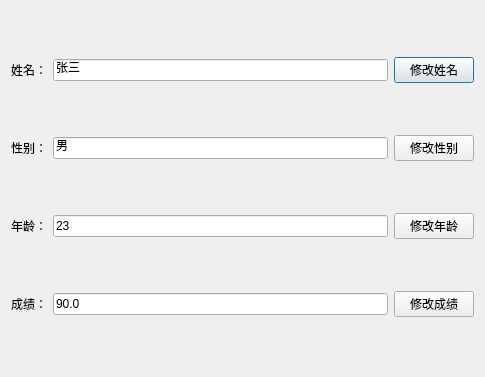
<?xml version="1.0" encoding="UTF-8"?>
<ui version="4.0">
 <class>InputDialog</class>
 <widget class="QDialog" name="InputDialog">
  <property name="geometry">
   <rect>
    <x>0</x>
    <y>0</y>
    <width>485</width>
    <height>377</height>
   </rect>
  </property>
  <property name="windowTitle">
   <string>InputDialog</string>
  </property>
  <layout class="QGridLayout" name="gridLayout">
   <item row="0" column="0">
    <widget class="QLabel" name="lbl_name">
     <property name="text">
      <string>姓名：</string>
     </property>
    </widget>
   </item>
   <item row="0" column="1">
    <widget class="QLineEdit" name="m_nameEdit">
     <property name="text">
      <string>张三</string>
     </property>
    </widget>
   </item>
   <item row="0" column="2">
    <widget class="QPushButton" name="m_changeNameButton">
     <property name="text">
      <string>修改姓名</string>
     </property>
    </widget>
   </item>
   <item row="1" column="0">
    <widget class="QLabel" name="lbl_sex">
     <property name="text">
      <string>性别：</string>
     </property>
    </widget>
   </item>
   <item row="1" column="1">
    <widget class="QLineEdit" name="m_sexEdit">
     <property name="text">
      <string>男</string>
     </property>
    </widget>
   </item>
   <item row="1" column="2">
    <widget class="QPushButton" name="m_changeSexButton">
     <property name="text">
      <string>修改性别</string>
     </property>
    </widget>
   </item>
   <item row="2" column="0">
    <widget class="QLabel" name="lbl_age">
     <property name="text">
      <string>年龄：</string>
     </property>
    </widget>
   </item>
   <item row="2" column="1">
    <widget class="QLineEdit" name="m_ageEdit">
     <property name="text">
      <string>23</string>
     </property>
    </widget>
   </item>
   <item row="2" column="2">
    <widget class="QPushButton" name="m_changeAgeButton">
     <property name="text">
      <string>修改年龄</string>
     </property>
    </widget>
   </item>
   <item row="3" column="0">
    <widget class="QLabel" name="lbl_score">
     <property name="text">
      <string>成绩：</string>
     </property>
    </widget>
   </item>
   <item row="3" column="1">
    <widget class="QLineEdit" name="m_scoreEdit">
     <property name="text">
      <string>90.0</string>
     </property>
    </widget>
   </item>
   <item row="3" column="2">
    <widget class="QPushButton" name="m_changeScoreButton">
     <property name="text">
      <string>修改成绩</string>
     </property>
    </widget>
   </item>
  </layout>
 </widget>
 <resources/>
 <connections/>
</ui>
